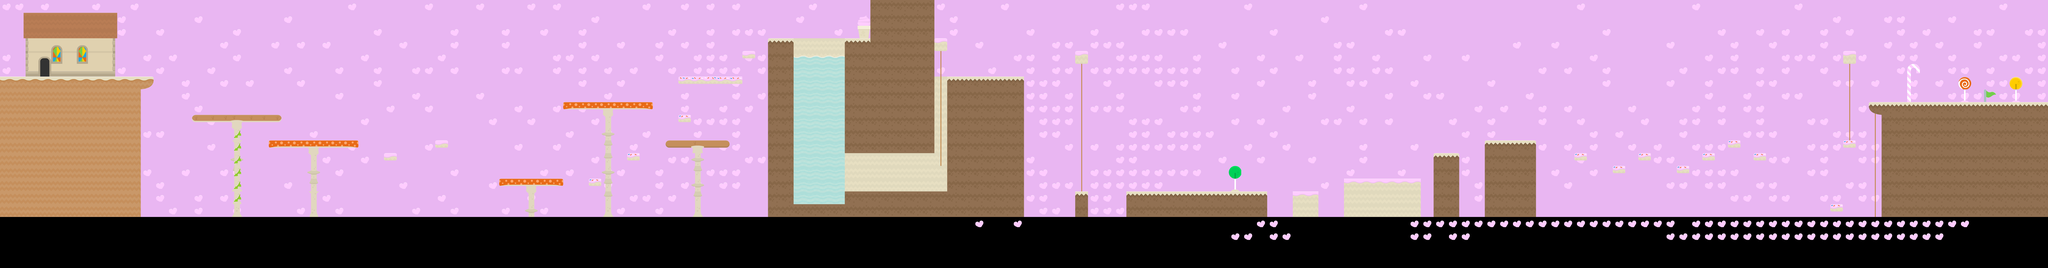

Tiled map render using the project's own tile images. Description and the map definition, with tile-layer contents summarised, below:
An orthogonal 160x21 tile map with 70x70 px tiles, 5 tile layers (Capa de patrones 4, Paralax, Capa de Patrones 1, Capa de patrones 2, ...) and 96 objects.

<map version="1.0" tiledversion="1.1.5" orientation="orthogonal" renderorder="right-down" width="160" height="21" tilewidth="70" tileheight="70" infinite="0" nextobjectid="154">
 <tileset firstgid="1" name="tiles_spritesheet" tilewidth="70" tileheight="70" spacing="2" tilecount="522" columns="18">
  <image source="tiles_spritesheet.png" width="1294" height="2086" />
  <terraintypes>
   <terrain name="Seta Marron" tile="95" />
  </terraintypes>
  <tile id="339" terrain="0,0,0,0" />
  <tile id="357" terrain="0,0,0,0" />
  <tile id="375" terrain="0,0,0,0" />
  <tile id="393" terrain="0,0,0,0" />
 </tileset>
 <layer name="Capa de patrones 4" width="160" height="21" offsetx="-0.130435" offsety="-280.005">
  <properties>
   <property name="speed" type="float" value="1" />
  </properties>
  <data>[3360 cells, 3356 non-empty, 4 distinct tile ids]</data>
 </layer>
 <layer name="Paralax" width="160" height="21">
  <properties>
   <property name="speed" type="float" value="0.2" />
  </properties>
  <data>[3360 cells, 751 non-empty, 1 distinct tile ids]</data>
 </layer>
 <layer name="Capa de Patrones 1" width="160" height="21">
  <properties>
   <property name="speed" type="float" value="1" />
  </properties>
  <data>[3360 cells, 689 non-empty, 60 distinct tile ids]</data>
 </layer>
 <layer name="Capa de patrones 2" width="160" height="21">
  <properties>
   <property name="speed" type="float" value="1" />
  </properties>
  <data>[3360 cells, 176 non-empty, 39 distinct tile ids]</data>
 </layer>
 <layer name="Capa de patrones 3" width="160" height="21" opacity="0.6">
  <properties>
   <property name="speed" type="float" value="1" />
  </properties>
  <data>[3360 cells, 57 non-empty, 4 distinct tile ids]</data>
 </layer>
 <objectgroup name="Collider">
  <object id="2" x="-3.66667" y="420.333" width="843" height="66.6667">
   <properties>
    <property name="Type" type="int" value="2" />
   </properties>
  </object>
  <object id="3" x="1047" y="630.333" width="492" height="38.6667">
   <properties>
    <property name="Type" type="int" value="12" />
   </properties>
  </object>
  <object id="4" x="705.5" y="487" width="65.1667" height="703.667">
   <properties>
    <property name="Type" type="int" value="1" />
   </properties>
  </object>
  <object id="5" x="1469" y="770.5" width="490" height="38.5">
   <properties>
    <property name="Type" type="int" value="12" />
   </properties>
  </object>
  <object id="6" x="2099" y="840" width="69.5" height="38.5">
   <properties>
    <property name="Type" type="int" value="12" />
   </properties>
  </object>
  <object id="7" x="2380.25" y="770.75" width="69.5" height="38.5">
   <properties>
    <property name="Type" type="int" value="12" />
   </properties>
  </object>
  <object id="8" x="2730.75" y="980.75" width="348.5" height="38.5">
   <properties>
    <property name="Type" type="int" value="12" />
   </properties>
  </object>
  <object id="9" x="3219.75" y="979.25" width="69.5" height="41">
   <properties>
    <property name="Type" type="int" value="12" />
   </properties>
  </object>
  <object id="10" x="3428.25" y="840.75" width="69.5" height="38.5">
   <properties>
    <property name="Type" type="int" value="12" />
   </properties>
  </object>
  <object id="11" x="3640.25" y="770.25" width="349.75" height="38.5">
   <properties>
    <property name="Type" type="int" value="12" />
   </properties>
  </object>
  <object id="12" x="3708.25" y="630.75" width="69.5" height="38.5">
   <properties>
    <property name="Type" type="int" value="12" />
   </properties>
  </object>
  <object id="13" x="3079.25" y="560.75" width="489.5" height="38.5">
   <properties>
    <property name="Type" type="int" value="12" />
   </properties>
  </object>
  <object id="14" x="3709.25" y="419.75" width="349.5" height="38.5">
   <properties>
    <property name="Type" type="int" value="12" />
   </properties>
  </object>
  <object id="15" x="4057.25" y="280.75" width="69.5" height="38.5">
   <properties>
    <property name="Type" type="int" value="12" />
   </properties>
  </object>
  <object id="16" x="4200" y="220.666" width="10.75" height="970">
   <properties>
    <property name="Type" type="int" value="1" />
   </properties>
  </object>
  <object id="17" x="4336" y="1119" width="284.997" height="69.667">
   <properties>
    <property name="Type" type="int" value="2" />
   </properties>
  </object>
  <object id="23" x="4623" y="226.5" width="16" height="613.5">
   <properties>
    <property name="Type" type="int" value="13" />
   </properties>
  </object>
  <object id="24" x="4623.75" y="815.417" width="486.583" height="24.3333">
   <properties>
    <property name="Type" type="int" value="11" />
   </properties>
  </object>
  <object id="25" x="4759.83" y="0.3333" width="69.3333" height="126">
   <properties>
    <property name="Type" type="int" value="13" />
   </properties>
  </object>
  <object id="26" x="5052.5" y="0.000333333" width="56.5" height="825.499">
   <properties>
    <property name="Type" type="int" value="1" />
   </properties>
  </object>
  <object id="27" x="5522" y="482.667" width="77.3333" height="708">
   <properties>
    <property name="Type" type="int" value="1" />
   </properties>
  </object>
  <object id="28" x="4340" y="363.666" width="280" height="755.916">
   <properties>
    <property name="Type" type="int" value="6" />
   </properties>
  </object>
  <object id="30" x="5143.68" y="280.813" width="3.7407" height="629">
   <properties>
    <property name="Type" type="int" value="8" />
   </properties>
  </object>
  <object id="32" x="6160" y="1050" width="769" height="31">
   <properties>
    <property name="Type" type="int" value="2" />
   </properties>
  </object>
  <object id="33" x="6909" y="1082" width="20" height="106">
   <properties>
    <property name="Type" type="int" value="1" />
   </properties>
  </object>
  <object id="35" x="7355.67" y="980" width="413.833" height="51">
   <properties>
    <property name="Type" type="int" value="2" />
   </properties>
  </object>
  <object id="36" x="7070.33" y="1049" width="131" height="51">
   <properties>
    <property name="Type" type="int" value="2" />
   </properties>
  </object>
  <object id="37" x="7963" y="866" width="15" height="332">
   <properties>
    <property name="Type" type="int" value="1" />
   </properties>
  </object>
  <object id="39" x="8609.25" y="840.75" width="69.5" height="38.5">
   <properties>
    <property name="Type" type="int" value="12" />
   </properties>
  </object>
  <object id="41" x="8818.25" y="910.75" width="69.5" height="38.5">
   <properties>
    <property name="Type" type="int" value="12" />
   </properties>
  </object>
  <object id="42" x="8956.25" y="838.75" width="69.5" height="38.5">
   <properties>
    <property name="Type" type="int" value="12" />
   </properties>
  </object>
  <object id="43" x="9168.25" y="907.75" width="69.5" height="38.5">
   <properties>
    <property name="Type" type="int" value="12" />
   </properties>
  </object>
  <object id="44" x="9308.25" y="839.75" width="69.5" height="38.5">
   <properties>
    <property name="Type" type="int" value="12" />
   </properties>
  </object>
  <object id="45" x="9449.25" y="770.75" width="69.5" height="38.5">
   <properties>
    <property name="Type" type="int" value="12" />
   </properties>
  </object>
  <object id="46" x="9588.25" y="837.75" width="69.5" height="38.5">
   <properties>
    <property name="Type" type="int" value="12" />
   </properties>
  </object>
  <object id="48" x="10007.3" y="1118.75" width="69.5" height="38.5">
   <properties>
    <property name="Type" type="int" value="12" />
   </properties>
  </object>
  </objectgroup>
 <objectgroup name="Player">
  <properties>
   <property name="speed" type="float" value="1" />
  </properties>
  <!-- 1 objects omitted --></objectgroup>
</map>
<!-- 60 of 96 objects omitted -->